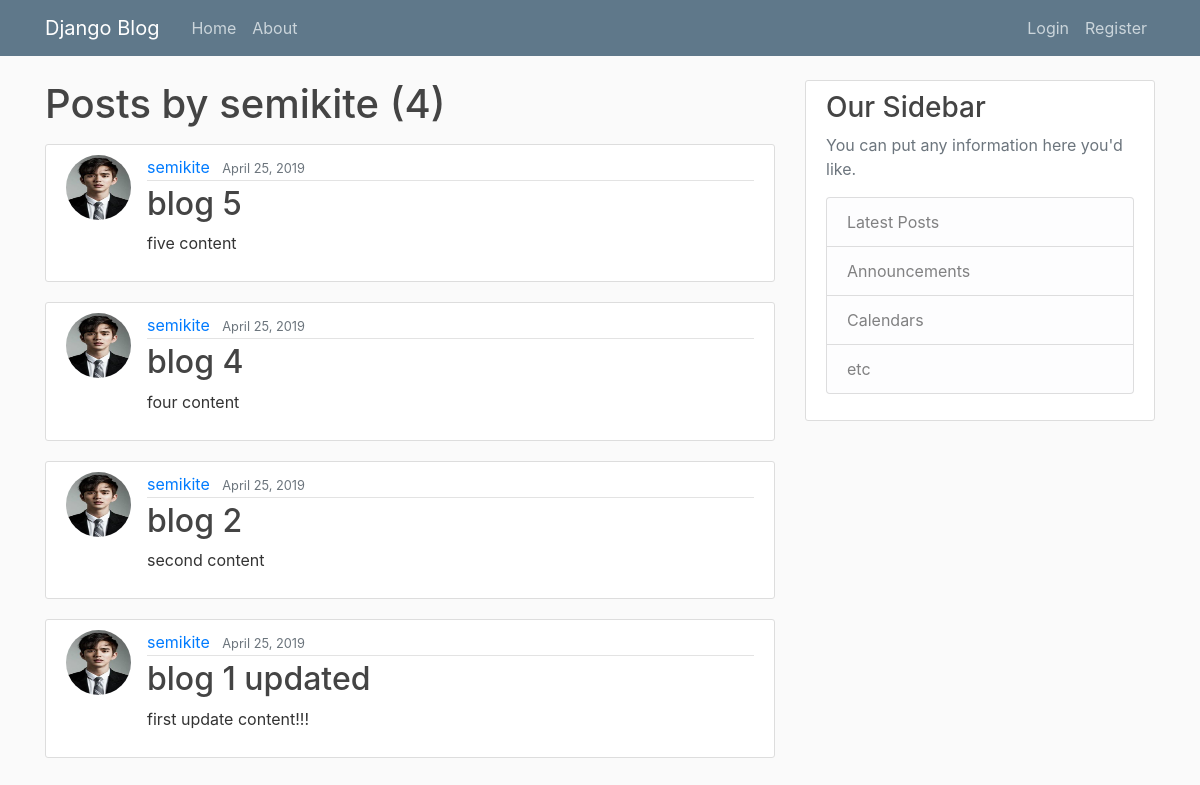
/user/semikite, run on an earlier commit of the app's database.
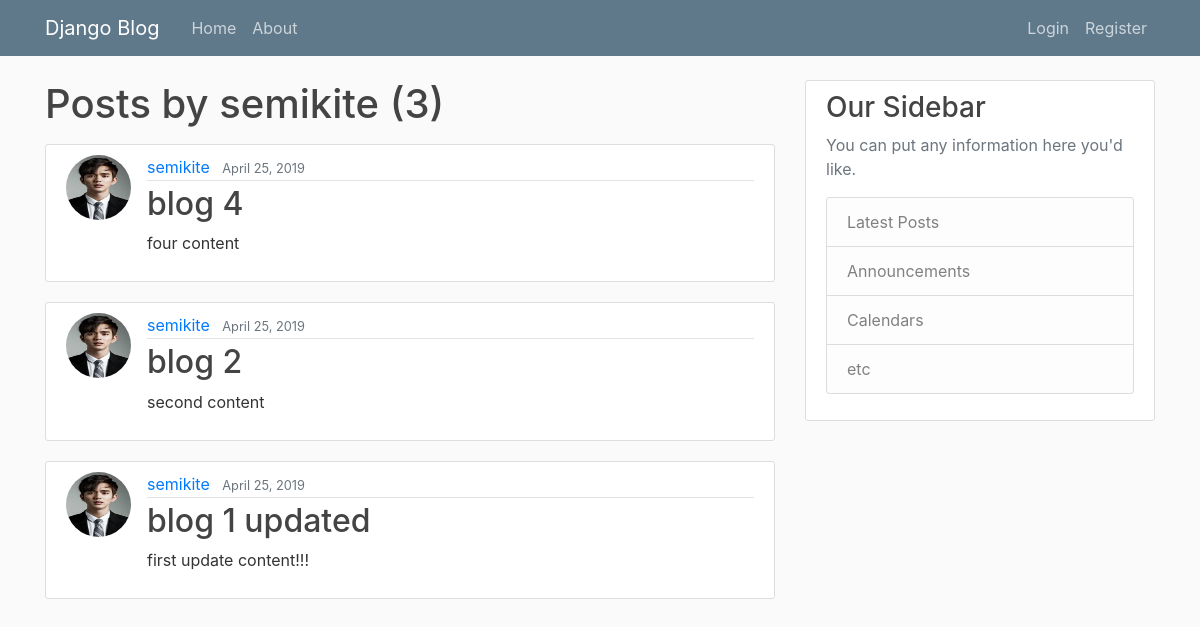
And on a later commit of the database.
### blog/models.py (models this page shows, shortened)
class Post(models.Model):
    title = models.CharField(max_length=100)
    content = models.TextField()
    posted_date = models.DateTimeField(default=timezone.now)
    author = models.ForeignKey(User, on_delete=models.CASCADE)

### users/models.py (models this page shows, shortened)
class Profile(models.Model):
    user = models.OneToOneField(User, on_delete=models.CASCADE)
    image = models.ImageField(upload_to='profile_pics', default='default.jpg')

### blog/views.py (the view)
# urls.py: path('user/<str:username>', UserPostListView.as_view(), name='user-posts'),
class UserPostListView(ListView):
    model = Post
    template_name = 'blog/user_posts.html' #<app>/<model>_<viewtypo>.html
    context_object_name = 'posts'
    ordering = ['-posted_date']
    paginate_by = 5
    def get_queryset(self):
        user = get_object_or_404(User, username=self.kwargs.get('username'))
        return Post.objects.filter(author=user).order_by('-posted_date')

### blog/templates/blog/user_posts.html (shortened to what this page needs)
{% extends "blog/base.html" %}
{% block content %}
    <h1 class="mb-3">Posts by {{ view.kwargs.username }} ({{ page_obj.paginator.count }})</h1>
    {% for post in posts %}
        <article class="media content-section">
            <img class="rounded-circle article-img" src="{{ post.author.profile.image.url }}">
          <div class="media-body">
            <div class="article-metadata">
              <a class="mr-2" href="{% url 'user-posts' post.author.username  %}">{{ post.author }}</a>
              <small class="text-muted">{{ post.posted_date|date:"F d, Y" }}</small>
            </div>
            <h2><a class="article-title" href="{% url 'post-detail' post.id %}">{{ post.title }}</a></h2>
            <p class="article-content">{{ post.content }}</p>
          </div>
        </article>
    {% endfor %}
{% endblock content %}}

What changed in the data, as far as the page shows it:
removed Post: author.profile.image (picture), author "semikite", posted_date "April 25, 2019", title "blog 5", content "five content"
Also different on the page:
{{ page_obj.paginator.count }}: "4" → "3"
